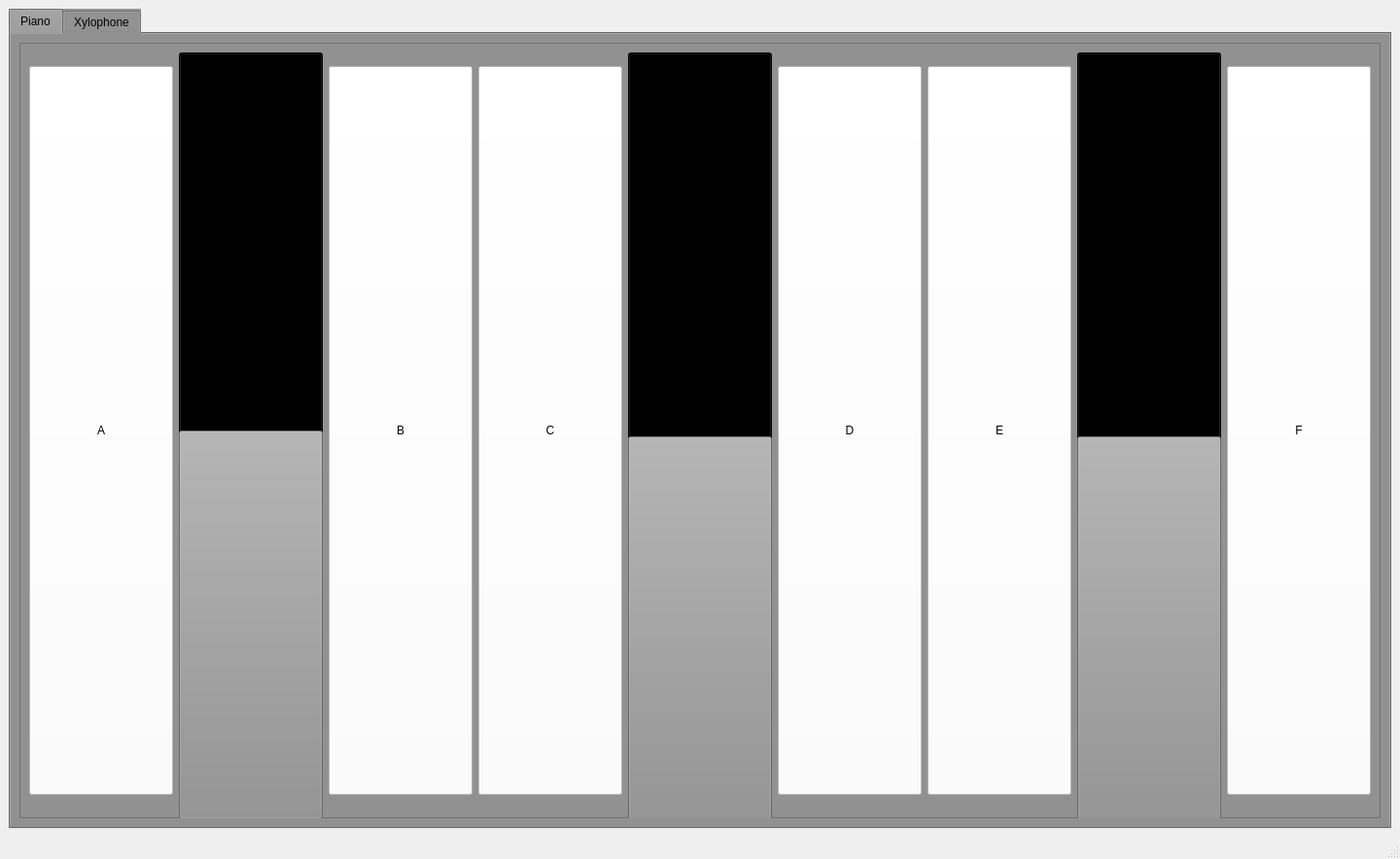
<?xml version="1.0" encoding="UTF-8"?>
<ui version="4.0">
 <class>MainWindow</class>
 <widget class="QMainWindow" name="MainWindow">
  <property name="geometry">
   <rect>
    <x>0</x>
    <y>0</y>
    <width>1440</width>
    <height>884</height>
   </rect>
  </property>
  <property name="windowTitle">
   <string>MainWindow</string>
  </property>
  <widget class="QWidget" name="centralwidget">
   <layout class="QVBoxLayout" name="verticalLayout">
    <item>
     <widget class="QTabWidget" name="tabWidget">
      <property name="styleSheet">
       <string notr="true">background-color: rgb(145, 145, 145);</string>
      </property>
      <property name="currentIndex">
       <number>0</number>
      </property>
      <widget class="QWidget" name="tab">
       <attribute name="title">
        <string>Piano</string>
       </attribute>
       <layout class="QVBoxLayout" name="verticalLayout_2">
        <item>
         <widget class="QFrame" name="frame">
          <property name="minimumSize">
           <size>
            <width>0</width>
            <height>590</height>
           </size>
          </property>
          <property name="frameShape">
           <enum>QFrame::StyledPanel</enum>
          </property>
          <property name="frameShadow">
           <enum>QFrame::Raised</enum>
          </property>
          <layout class="QGridLayout" name="gridLayout">
           <item row="0" column="0" rowspan="3">
            <widget class="QPushButton" name="Piano1">
             <property name="minimumSize">
              <size>
               <width>0</width>
               <height>750</height>
              </size>
             </property>
             <property name="layoutDirection">
              <enum>Qt::LeftToRight</enum>
             </property>
             <property name="styleSheet">
              <string notr="true">background-color: rgb(255, 255, 255);</string>
             </property>
             <property name="text">
              <string>A</string>
             </property>
            </widget>
           </item>
           <item row="0" column="1">
            <widget class="QPushButton" name="Piano2">
             <property name="minimumSize">
              <size>
               <width>0</width>
               <height>400</height>
              </size>
             </property>
             <property name="styleSheet">
              <string notr="true">background-color: rgb(0, 0, 0);</string>
             </property>
             <property name="text">
              <string/>
             </property>
            </widget>
           </item>
           <item row="0" column="2" rowspan="3">
            <widget class="QPushButton" name="Piano3">
             <property name="minimumSize">
              <size>
               <width>0</width>
               <height>750</height>
              </size>
             </property>
             <property name="styleSheet">
              <string notr="true">background-color: rgb(255, 255, 255);</string>
             </property>
             <property name="text">
              <string>B</string>
             </property>
            </widget>
           </item>
           <item row="0" column="3" rowspan="3">
            <widget class="QPushButton" name="Piano4">
             <property name="minimumSize">
              <size>
               <width>0</width>
               <height>750</height>
              </size>
             </property>
             <property name="styleSheet">
              <string notr="true">background-color: rgb(255, 255, 255);</string>
             </property>
             <property name="text">
              <string>C</string>
             </property>
            </widget>
           </item>
           <item row="0" column="4" rowspan="2">
            <widget class="QPushButton" name="Piano5">
             <property name="minimumSize">
              <size>
               <width>0</width>
               <height>400</height>
              </size>
             </property>
             <property name="styleSheet">
              <string notr="true">background-color: rgb(0, 0, 0);</string>
             </property>
             <property name="text">
              <string/>
             </property>
            </widget>
           </item>
           <item row="0" column="5" rowspan="3">
            <widget class="QPushButton" name="Piano6">
             <property name="minimumSize">
              <size>
               <width>0</width>
               <height>750</height>
              </size>
             </property>
             <property name="styleSheet">
              <string notr="true">background-color: rgb(255, 255, 255);</string>
             </property>
             <property name="text">
              <string>D</string>
             </property>
            </widget>
           </item>
           <item row="0" column="6" rowspan="3">
            <widget class="QPushButton" name="Piano7">
             <property name="minimumSize">
              <size>
               <width>0</width>
               <height>750</height>
              </size>
             </property>
             <property name="styleSheet">
              <string notr="true">background-color: rgb(255, 255, 255);</string>
             </property>
             <property name="text">
              <string>E</string>
             </property>
            </widget>
           </item>
           <item row="0" column="7" rowspan="2">
            <widget class="QPushButton" name="Piano8">
             <property name="minimumSize">
              <size>
               <width>0</width>
               <height>400</height>
              </size>
             </property>
             <property name="styleSheet">
              <string notr="true">background-color: rgb(0, 0, 0);</string>
             </property>
             <property name="text">
              <string/>
             </property>
            </widget>
           </item>
           <item row="0" column="8" rowspan="3">
            <widget class="QPushButton" name="Piano9">
             <property name="minimumSize">
              <size>
               <width>0</width>
               <height>750</height>
              </size>
             </property>
             <property name="styleSheet">
              <string notr="true">background-color: rgb(255, 255, 255);</string>
             </property>
             <property name="text">
              <string>F</string>
             </property>
            </widget>
           </item>
           <item row="1" column="1" rowspan="2">
            <widget class="QPushButton" name="pushButton_10">
             <property name="minimumSize">
              <size>
               <width>0</width>
               <height>400</height>
              </size>
             </property>
             <property name="text">
              <string/>
             </property>
            </widget>
           </item>
           <item row="2" column="4">
            <widget class="QPushButton" name="pushButton_11">
             <property name="minimumSize">
              <size>
               <width>0</width>
               <height>400</height>
              </size>
             </property>
             <property name="text">
              <string/>
             </property>
            </widget>
           </item>
           <item row="2" column="7">
            <widget class="QPushButton" name="pushButton_12">
             <property name="minimumSize">
              <size>
               <width>0</width>
               <height>400</height>
              </size>
             </property>
             <property name="text">
              <string/>
             </property>
            </widget>
           </item>
          </layout>
         </widget>
        </item>
       </layout>
      </widget>
      <widget class="QWidget" name="tab_2">
       <attribute name="title">
        <string>Xylophone</string>
       </attribute>
       <layout class="QHBoxLayout" name="horizontalLayout">
        <item>
         <widget class="QPushButton" name="Xylophone1">
          <property name="minimumSize">
           <size>
            <width>0</width>
            <height>700</height>
           </size>
          </property>
          <property name="font">
           <font>
            <pointsize>14</pointsize>
           </font>
          </property>
          <property name="styleSheet">
           <string notr="true">background-color: rgb(203, 0, 0);</string>
          </property>
          <property name="text">
           <string/>
          </property>
         </widget>
        </item>
        <item>
         <widget class="QPushButton" name="Xylophone2">
          <property name="minimumSize">
           <size>
            <width>0</width>
            <height>660</height>
           </size>
          </property>
          <property name="font">
           <font>
            <pointsize>14</pointsize>
           </font>
          </property>
          <property name="styleSheet">
           <string notr="true">background-color: rgb(226, 151, 0);</string>
          </property>
          <property name="text">
           <string/>
          </property>
         </widget>
        </item>
        <item>
         <widget class="QPushButton" name="Xylophone3">
          <property name="minimumSize">
           <size>
            <width>0</width>
            <height>620</height>
           </size>
          </property>
          <property name="font">
           <font>
            <pointsize>14</pointsize>
           </font>
          </property>
          <property name="styleSheet">
           <string notr="true">background-color: rgb(245, 245, 0);</string>
          </property>
          <property name="text">
           <string/>
          </property>
         </widget>
        </item>
        <item>
         <widget class="QPushButton" name="Xylophone4">
          <property name="minimumSize">
           <size>
            <width>0</width>
            <height>580</height>
           </size>
          </property>
          <property name="font">
           <font>
            <pointsize>14</pointsize>
           </font>
          </property>
          <property name="styleSheet">
           <string notr="true">background-color: rgb(0, 170, 127);</string>
          </property>
          <property name="text">
           <string/>
          </property>
         </widget>
        </item>
        <item>
         <widget class="QPushButton" name="Xylophone5">
          <property name="minimumSize">
           <size>
            <width>0</width>
            <height>540</height>
           </size>
          </property>
          <property name="font">
           <font>
            <pointsize>14</pointsize>
           </font>
          </property>
          <property name="styleSheet">
           <string notr="true">background-color: rgb(0, 241, 241);</string>
          </property>
          <property name="text">
           <string/>
          </property>
         </widget>
        </item>
        <item>
         <widget class="QPushButton" name="Xylophone6">
          <property name="minimumSize">
           <size>
            <width>0</width>
            <height>500</height>
           </size>
          </property>
          <property name="font">
           <font>
            <pointsize>14</pointsize>
           </font>
          </property>
          <property name="styleSheet">
           <string notr="true">background-color: rgb(0, 0, 255);</string>
          </property>
          <property name="text">
           <string/>
          </property>
         </widget>
        </item>
        <item>
         <widget class="QPushButton" name="Xylophone7">
          <property name="minimumSize">
           <size>
            <width>0</width>
            <height>460</height>
           </size>
          </property>
          <property name="font">
           <font>
            <pointsize>14</pointsize>
           </font>
          </property>
          <property name="styleSheet">
           <string notr="true">background-color: rgb(148, 0, 222);</string>
          </property>
          <property name="text">
           <string/>
          </property>
         </widget>
        </item>
       </layout>
      </widget>
     </widget>
    </item>
   </layout>
  </widget>
  <widget class="QMenuBar" name="menubar">
   <property name="geometry">
    <rect>
     <x>0</x>
     <y>0</y>
     <width>1440</width>
     <height>21</height>
    </rect>
   </property>
  </widget>
  <widget class="QStatusBar" name="statusbar"/>
 </widget>
 <resources/>
 <connections/>
</ui>
